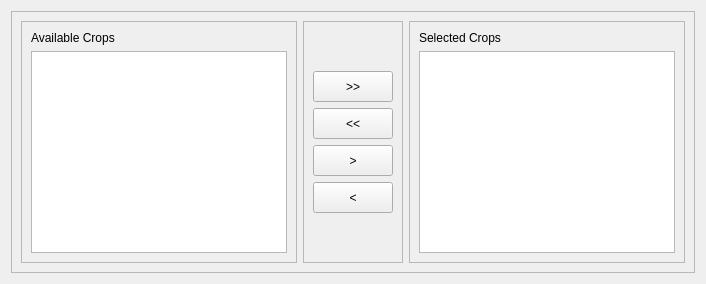
               <widget class="QWidget" name="tabCrops">
                <attribute name="title">
                 <string>Crops</string>
                </attribute>
                <layout class="QGridLayout" name="gridLayout_27">
                 <item row="0" column="0">
                  <widget class="QFrame" name="frame_23">
                   <property name="frameShape">
                    <enum>QFrame::StyledPanel</enum>
                   </property>
                   <property name="frameShadow">
                    <enum>QFrame::Raised</enum>
                   </property>
                   <layout class="QHBoxLayout" name="horizontalLayout_5">
                    <item>
                     <widget class="QFrame" name="frame_25">
                      <property name="frameShape">
                       <enum>QFrame::StyledPanel</enum>
                      </property>
                      <property name="frameShadow">
                       <enum>QFrame::Raised</enum>
                      </property>
                      <layout class="QGridLayout" name="gridLayout_25">
                       <item row="0" column="0">
                        <widget class="QLabel" name="label_26">
                         <property name="text">
                          <string>Available Crops</string>
                         </property>
                        </widget>
                       </item>
                       <item row="1" column="0">
                        <widget class="QTableView" name="tblAvailableCrops">
                         <property name="alternatingRowColors">
                          <bool>true</bool>
                         </property>
                         <property name="sortingEnabled">
                          <bool>true</bool>
                         </property>
                        </widget>
                       </item>
                      </layout>
                     </widget>
                    </item>
                    <item>
                     <widget class="QFrame" name="frame_26">
                      <property name="frameShape">
                       <enum>QFrame::StyledPanel</enum>
                      </property>
                      <property name="frameShadow">
                       <enum>QFrame::Raised</enum>
                      </property>
                      <layout class="QGridLayout" name="gridLayout_24">
                       <item row="1" column="0">
                        <widget class="QPushButton" name="cmdCropsMoveAll">
                         <property name="minimumSize">
                          <size>
                           <width>0</width>
                           <height>31</height>
                          </size>
                         </property>
                         <property name="text">
                          <string>&gt;&gt;</string>
                         </property>
                        </widget>
                       </item>
                       <item row="2" column="0">
                        <widget class="QPushButton" name="cmdCropsRemoveAll">
                         <property name="minimumSize">
                          <size>
                           <width>0</width>
                           <height>31</height>
                          </size>
                         </property>
                         <property name="text">
                          <string>&lt;&lt;</string>
                         </property>
                        </widget>
                       </item>
                       <item row="3" column="0">
                        <widget class="QPushButton" name="cmdCropsMoveSelected">
                         <property name="minimumSize">
                          <size>
                           <width>0</width>
                           <height>31</height>
                          </size>
                         </property>
                         <property name="text">
                          <string>&gt;</string>
                         </property>
                        </widget>
                       </item>
                       <item row="4" column="0">
                        <widget class="QPushButton" name="cmdCropsRemoveSelected">
                         <property name="minimumSize">
                          <size>
                           <width>0</width>
                           <height>31</height>
                          </size>
                         </property>
                         <property name="text">
                          <string>&lt;</string>
                         </property>
                        </widget>
                       </item>
                       <item row="0" column="0">
                        <spacer name="verticalSpacer_7">
                         <property name="orientation">
                          <enum>Qt::Vertical</enum>
                         </property>
                         <property name="sizeHint" stdset="0">
                          <size>
                           <width>20</width>
                           <height>40</height>
                          </size>
                         </property>
                        </spacer>
                       </item>
                       <item row="5" column="0">
                        <spacer name="verticalSpacer_8">
                         <property name="orientation">
                          <enum>Qt::Vertical</enum>
                         </property>
                         <property name="sizeHint" stdset="0">
                          <size>
                           <width>20</width>
                           <height>40</height>
                          </size>
                         </property>
                        </spacer>
                       </item>
                      </layout>
                     </widget>
                    </item>
                    <item>
                     <widget class="QFrame" name="frame_24">
                      <property name="frameShape">
                       <enum>QFrame::StyledPanel</enum>
                      </property>
                      <property name="frameShadow">
                       <enum>QFrame::Raised</enum>
                      </property>
                      <layout class="QGridLayout" name="gridLayout_26">
                       <item row="0" column="0">
                        <widget class="QLabel" name="label_27">
                         <property name="text">
                          <string>Selected Crops</string>
                         </property>
                        </widget>
                       </item>
                       <item row="1" column="0">
                        <widget class="QTableView" name="tblSelectedCrops">
                         <property name="alternatingRowColors">
                          <bool>true</bool>
                         </property>
                         <property name="sortingEnabled">
                          <bool>true</bool>
                         </property>
                        </widget>
                       </item>
                      </layout>
                     </widget>
                    </item>
                   </layout>
                  </widget>
                 </item>
                </layout>
               </widget>
